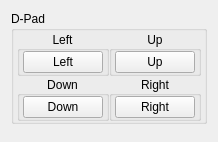
          <widget class="QWidget" name="bindingPage3">
           <layout class="QVBoxLayout" name="bindingLayout3">
            <property name="spacing">
             <number>16</number>
            </property>
            <item>
             <widget class="QGroupBox" name="Dpad">
              <property name="sizePolicy">
               <sizepolicy hsizetype="Fixed" vsizetype="Fixed">
                <horstretch>0</horstretch>
                <verstretch>0</verstretch>
               </sizepolicy>
              </property>
              <property name="title">
               <string>D-Pad</string>
              </property>
              <property name="flat">
               <bool>false</bool>
              </property>
              <property name="checkable">
               <bool>false</bool>
              </property>
              <layout class="QVBoxLayout" name="verticalLayout_5">
               <property name="spacing">
                <number>0</number>
               </property>
               <property name="leftMargin">
                <number>3</number>
               </property>
               <property name="topMargin">
                <number>0</number>
               </property>
               <property name="rightMargin">
                <number>3</number>
               </property>
               <property name="bottomMargin">
                <number>0</number>
               </property>
               <item>
                <widget class="QWidget" name="dpadDirectionsWidget" native="true">
                 <layout class="QGridLayout" name="gridLayout_2">
                  <property name="leftMargin">
                   <number>0</number>
                  </property>
                  <property name="topMargin">
                   <number>0</number>
                  </property>
                  <property name="rightMargin">
                   <number>0</number>
                  </property>
                  <property name="bottomMargin">
                   <number>0</number>
                  </property>
                  <property name="spacing">
                   <number>0</number>
                  </property>
                  <item row="1" column="0">
                   <widget class="QGroupBox" name="buttonDpadDownGroup">
                    <property name="title">
                     <string>Down</string>
                    </property>
                    <property name="alignment">
                     <set>Qt::AlignmentFlag::AlignCenter</set>
                    </property>
                    <layout class="QVBoxLayout" name="buttonDpadDownVerticalLayout">
                     <property name="spacing">
                      <number>0</number>
                     </property>
                     <property name="leftMargin">
                      <number>3</number>
                     </property>
                     <property name="topMargin">
                      <number>0</number>
                     </property>
                     <property name="rightMargin">
                      <number>3</number>
                     </property>
                     <property name="bottomMargin">
                      <number>0</number>
                     </property>
                     <item>
                      <widget class="UIControls::Button" name="buttonDpadDown">
                       <property name="styleSheet">
                        <string notr="true">min-width: 68px;</string>
                       </property>
                       <property name="text">
                        <string>Down</string>
                       </property>
                      </widget>
                     </item>
                    </layout>
                   </widget>
                  </item>
                  <item row="0" column="0">
                   <widget class="QGroupBox" name="buttonDpadLeftGroup">
                    <property name="title">
                     <string>Left</string>
                    </property>
                    <property name="alignment">
                     <set>Qt::AlignmentFlag::AlignCenter</set>
                    </property>
                    <layout class="QVBoxLayout" name="buttonDpadLeftVerticalLayout">
                     <property name="spacing">
                      <number>0</number>
                     </property>
                     <property name="leftMargin">
                      <number>3</number>
                     </property>
                     <property name="topMargin">
                      <number>0</number>
                     </property>
                     <property name="rightMargin">
                      <number>3</number>
                     </property>
                     <property name="bottomMargin">
                      <number>0</number>
                     </property>
                     <item>
                      <widget class="UIControls::Button" name="buttonDpadLeft">
                       <property name="styleSheet">
                        <string notr="true">min-width: 68px;</string>
                       </property>
                       <property name="text">
                        <string>Left</string>
                       </property>
                      </widget>
                     </item>
                    </layout>
                   </widget>
                  </item>
                  <item row="1" column="1">
                   <widget class="QGroupBox" name="buttonDpadRightGroup">
                    <property name="title">
                     <string>Right</string>
                    </property>
                    <property name="alignment">
                     <set>Qt::AlignmentFlag::AlignCenter</set>
                    </property>
                    <layout class="QVBoxLayout" name="buttonDpadRightVerticalLayout">
                     <property name="spacing">
                      <number>0</number>
                     </property>
                     <property name="leftMargin">
                      <number>3</number>
                     </property>
                     <property name="topMargin">
                      <number>0</number>
                     </property>
                     <property name="rightMargin">
                      <number>3</number>
                     </property>
                     <property name="bottomMargin">
                      <number>0</number>
                     </property>
                     <item>
                      <widget class="UIControls::Button" name="buttonDpadRight">
                       <property name="styleSheet">
                        <string notr="true">min-width: 68px;</string>
                       </property>
                       <property name="text">
                        <string>Right</string>
                       </property>
                      </widget>
                     </item>
                    </layout>
                   </widget>
                  </item>
                  <item row="0" column="1">
                   <widget class="QGroupBox" name="buttonDpadUpGroup">
                    <property name="title">
                     <string>Up</string>
                    </property>
                    <property name="alignment">
                     <set>Qt::AlignmentFlag::AlignCenter</set>
                    </property>
                    <layout class="QVBoxLayout" name="buttonDpadUpVerticalLayout">
                     <property name="spacing">
                      <number>0</number>
                     </property>
                     <property name="leftMargin">
                      <number>3</number>
                     </property>
                     <property name="topMargin">
                      <number>0</number>
                     </property>
                     <property name="rightMargin">
                      <number>3</number>
                     </property>
                     <property name="bottomMargin">
                      <number>0</number>
                     </property>
                     <item>
                      <widget class="UIControls::Button" name="buttonDpadUp">
                       <property name="styleSheet">
                        <string notr="true">min-width: 68px;</string>
                       </property>
                       <property name="text">
                        <string>Up</string>
                       </property>
                      </widget>
                     </item>
                    </layout>
                   </widget>
                  </item>
                 </layout>
                </widget>
               </item>
              </layout>
             </widget>
            </item>
            <item>
             <spacer name="bindingSpacer3">
              <property name="orientation">
               <enum>Qt::Orientation::Vertical</enum>
              </property>
             </spacer>
            </item>
           </layout>
          </widget>
